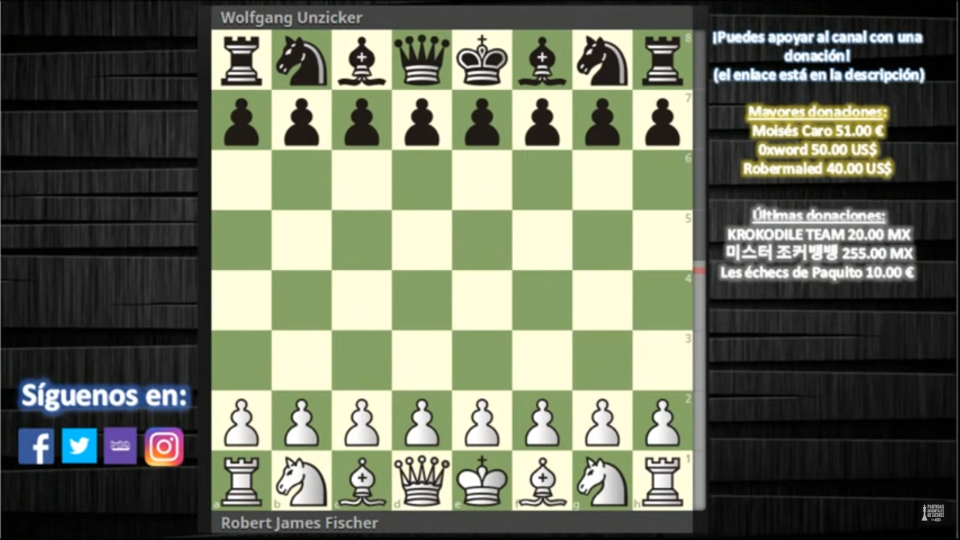
#> input picture Pregunta1/tablero.png, 1920 x 1080 px (shown at 1/2 size)
$ python serializacion.py
#> lines starting #> are read from the running program, lines starting #| are printed output that depends on the picture
import cv2
import pickle

img = cv2.imread('tablero.png')
#> img is the input picture: shape (1080, 1920, 3); mean B, G, R 92.8, 110.7, 105.4
img = cv2.resize(img, (700, 700))
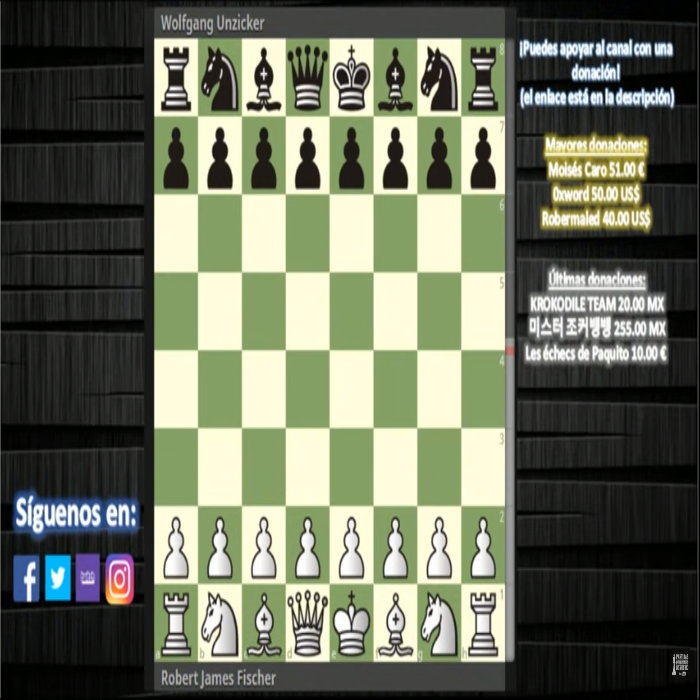
#> img: shape (700, 700, 3); mean B, G, R 92.7, 110.6, 105.3
espacios = []

for x in range(69):
#> (the run stopped early here; a loop or call above may not have finished)
